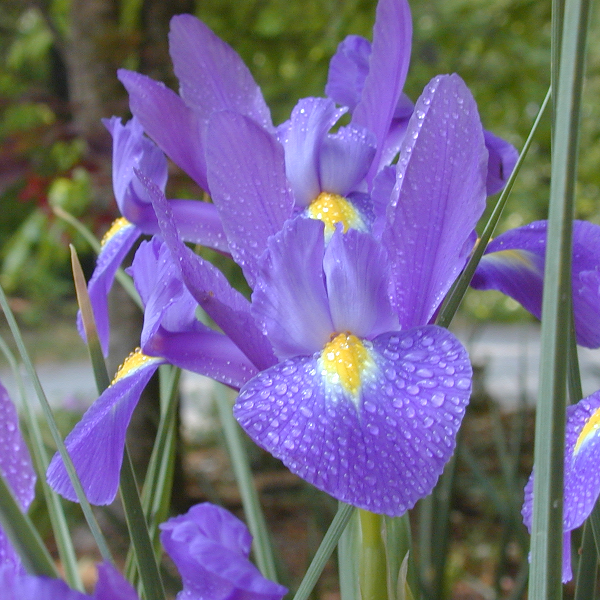
#> input picture OpenCvLearning/ImgSet/CH06/Fig0604(a).tif, 600 x 600 px, found by its file name
$ python PicCH03.py
#> lines starting #> are read from the running program, lines starting #| are printed output that depends on the picture
"""
author : Zelin Yao
date : 2022-8-17
"""
#Goal
"""
• 检测程序的效率
• 一些能够提高程序效率的技巧
• 你要学到的函数有：cv2.getTickCount,cv2.getTickFrequency
等
"""

import cv2
import numpy as np
import time

'''• 检测程序的效率'''
#getTickCount,getTickFrequency
#算出的还要除以频率才能得到时间，以秒为单位
img1 = cv2.imread("D:\\1=code_store\\2-1=PythonOpenCvLearning\\ImgSet\\CH06\\Fig0604(a).tif",0)
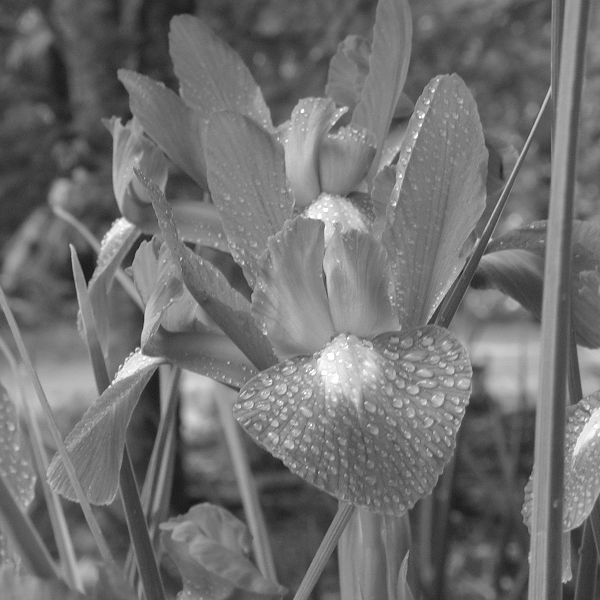
#> img1: shape (600, 600); min 21, max 255, mean 112.2
e1 = cv2.getTickCount()
for i in range(5,49,2):
    img1 = cv2.medianBlur(img1,i)
#> this loop made 22 passes
#> pass 3, `img1 = cv2.medianBlur(img1,i)`:
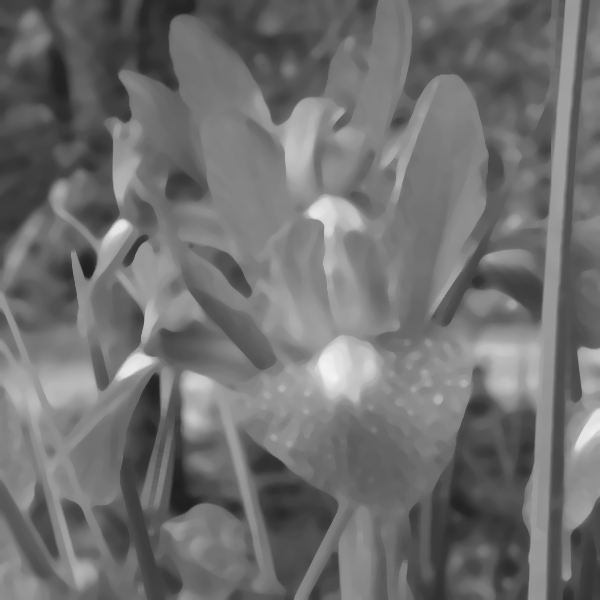
#> img1: shape (600, 600); min 31, max 241, mean 111.5
#> after the loop:
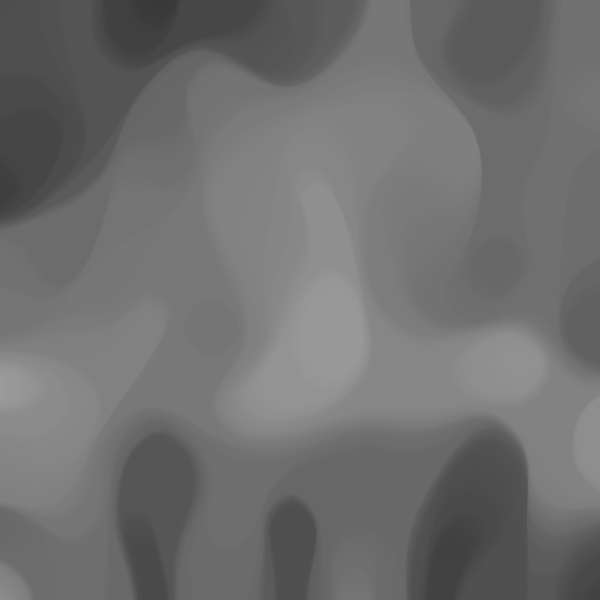
#> img1: shape (600, 600); min 57, max 155, mean 111
e2 = cv2.getTickCount()
t = (e2 - e1)/cv2.getTickFrequency()
print(t)
#time.time()
img2 = cv2.imread("D:\\1=code_store\\2-1=PythonOpenCvLearning\\ImgSet\\CH06\\Fig0604(a).tif",0)
time1 = time.time()
for i in range(5,49,2):
    img2 = cv2.medianBlur(img2,i)
time2 = time.time()
t = time2-time1
print(t)
#查看是否开启优化，和开启和关闭优化
print(cv2.useOptimized())
#比较cv2.countNonZero和np.count_nonzero的效率
img1 = cv2.imread("D:\\1=code_store\\2-1=PythonOpenCvLearning\\ImgSet\\CH06\\Fig0604(a).tif",0)
time1 = time.time()
for i in range(10000):
    cv2.countNonZero(img1)
time2 = time.time()
t = time2-time1
print('opencv',t)
time1 = time.time()
for i in range(10000):
    np.count_nonzero(img1)
time2 = time.time()
t = time2-time1
print('numpy',t)
